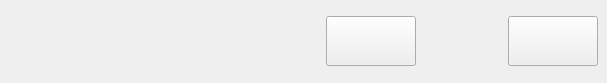
<?xml version="1.0" encoding="UTF-8"?>
<ui version="4.0">
 <class>MenuItem</class>
 <widget class="QWidget" name="MenuItem">
  <property name="geometry">
   <rect>
    <x>0</x>
    <y>0</y>
    <width>607</width>
    <height>83</height>
   </rect>
  </property>
  <property name="windowTitle">
   <string>Form</string>
  </property>
  <property name="styleSheet">
   <string notr="true">QWidget#MenuItem{border-image:url(:/SetMenu/rc/SetMenu/setitem.png);}
QLabel{font:bold larger&quot;Arial&quot;;font-size: 25px; color:white;}

QPushButton#btn_left{border-image:url(:/SetMenu/rc/SetMenu/left_off.png);}
QPushButton#btn_left::pressed{border-image:url(:/SetMenu/rc/SetMenu/left_on.png);}

QPushButton#btn_right{border-image:url(:/SetMenu/rc/SetMenu/right_off.png);}
QPushButton#btn_right::pressed{border-image:url(:/SetMenu/rc/SetMenu/right_on.png);}</string>
  </property>
  <layout class="QHBoxLayout" name="horizontalLayout_2">
   <property name="leftMargin">
    <number>9</number>
   </property>
   <property name="topMargin">
    <number>9</number>
   </property>
   <property name="rightMargin">
    <number>9</number>
   </property>
   <property name="bottomMargin">
    <number>9</number>
   </property>
   <item>
    <widget class="QLabel" name="label_name">
     <property name="minimumSize">
      <size>
       <width>130</width>
       <height>0</height>
      </size>
     </property>
     <property name="maximumSize">
      <size>
       <width>130</width>
       <height>16777215</height>
      </size>
     </property>
     <property name="text">
      <string/>
     </property>
    </widget>
   </item>
   <item>
    <spacer name="horizontalSpacer">
     <property name="orientation">
      <enum>Qt::Horizontal</enum>
     </property>
     <property name="sizeHint" stdset="0">
      <size>
       <width>250</width>
       <height>20</height>
      </size>
     </property>
    </spacer>
   </item>
   <item>
    <layout class="QHBoxLayout" name="horizontalLayout">
     <item>
      <widget class="QPushButton" name="btn_left">
       <property name="minimumSize">
        <size>
         <width>90</width>
         <height>50</height>
        </size>
       </property>
       <property name="maximumSize">
        <size>
         <width>90</width>
         <height>50</height>
        </size>
       </property>
       <property name="text">
        <string/>
       </property>
      </widget>
     </item>
     <item>
      <widget class="QLabel" name="label_value">
       <property name="minimumSize">
        <size>
         <width>80</width>
         <height>50</height>
        </size>
       </property>
       <property name="maximumSize">
        <size>
         <width>80</width>
         <height>50</height>
        </size>
       </property>
       <property name="text">
        <string/>
       </property>
       <property name="scaledContents">
        <bool>false</bool>
       </property>
       <property name="alignment">
        <set>Qt::AlignCenter</set>
       </property>
      </widget>
     </item>
     <item>
      <widget class="QPushButton" name="btn_right">
       <property name="minimumSize">
        <size>
         <width>90</width>
         <height>50</height>
        </size>
       </property>
       <property name="maximumSize">
        <size>
         <width>90</width>
         <height>50</height>
        </size>
       </property>
       <property name="text">
        <string/>
       </property>
      </widget>
     </item>
    </layout>
   </item>
  </layout>
 </widget>
 <resources/>
 <connections/>
</ui>
